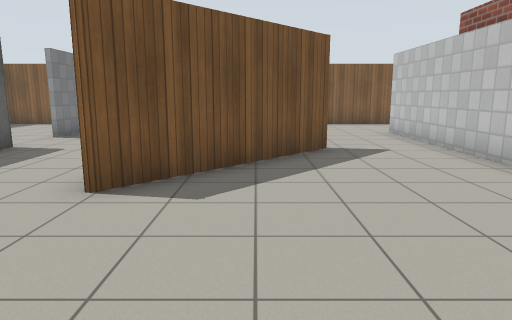
view 1 (above)

15 first-person views from a walk through a world built for the Gazebo simulator. The camera is 1.2 m above the floor, tilts 10° down and sees 70° across. The floor is counted in squares, 1 m on a side. Each view is taken from the middle of a square. On the plan, view 1 faces up. The plan holds only what a view shows up to about 14 squares ahead; the rest is blank. Simple patterns stand in for the simulator's built-in surfaces. Simple shapes stand in for some stock models. Surface patterns are stand-ins for the level's own textures.

view 2
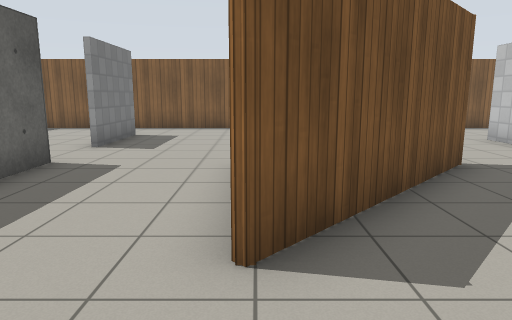

view 3
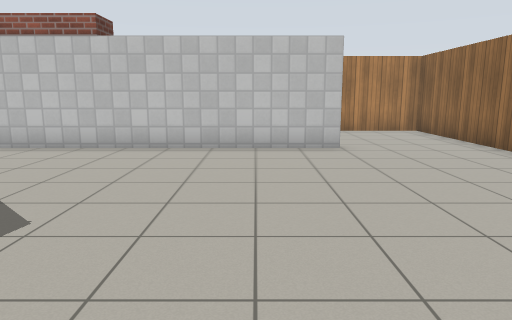

view 4
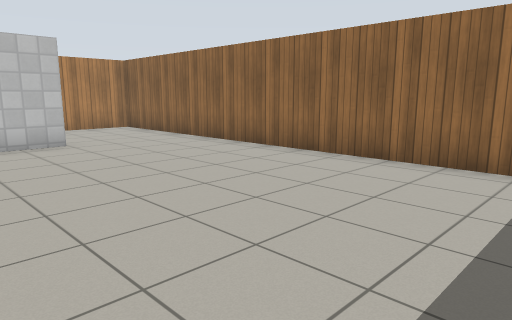

view 5
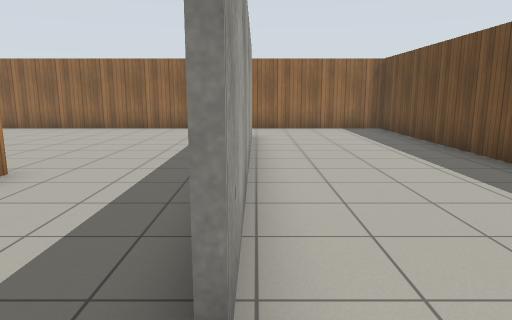

view 6
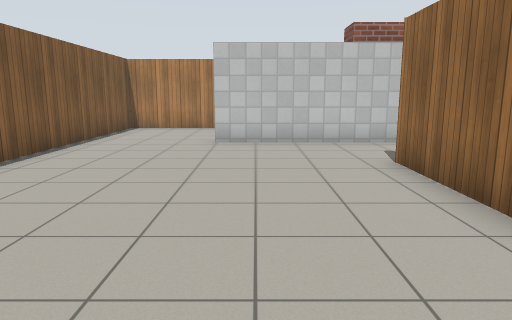

view 7
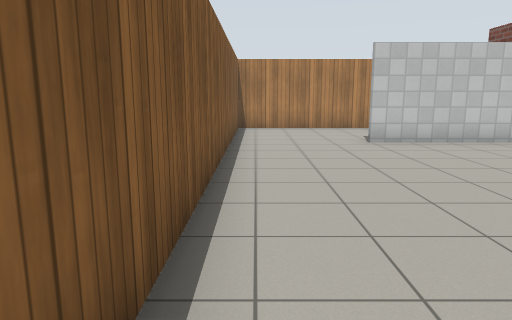

view 8
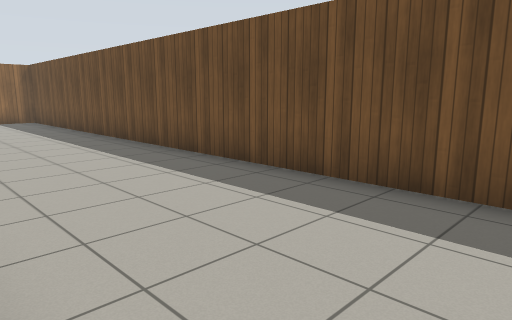

view 9
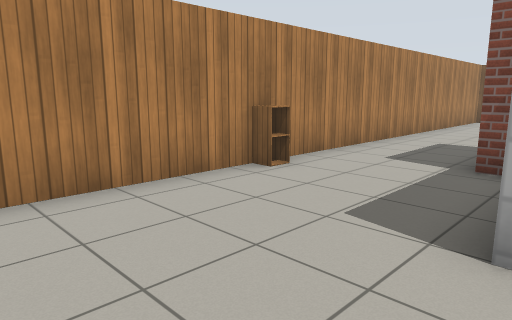

view 10
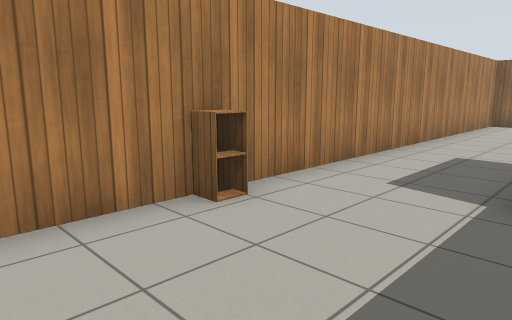

view 11
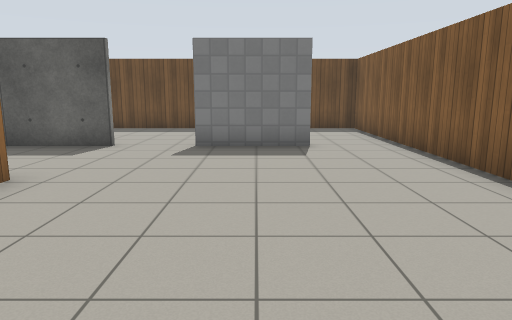

view 12
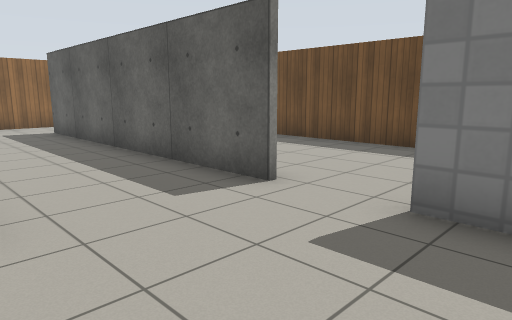

view 13
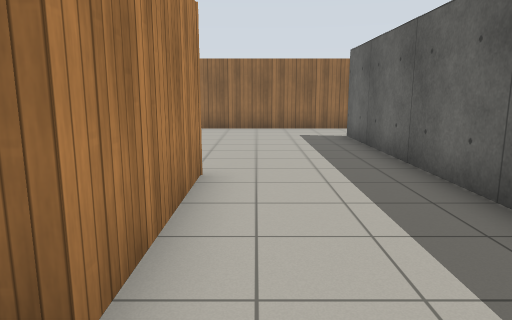

view 14
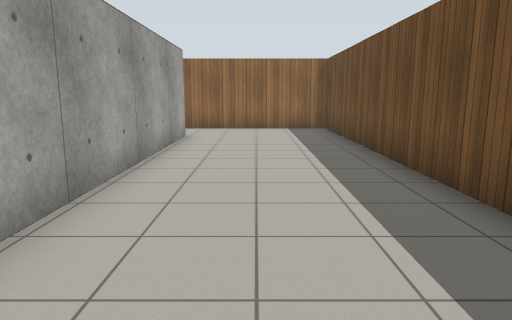

view 15
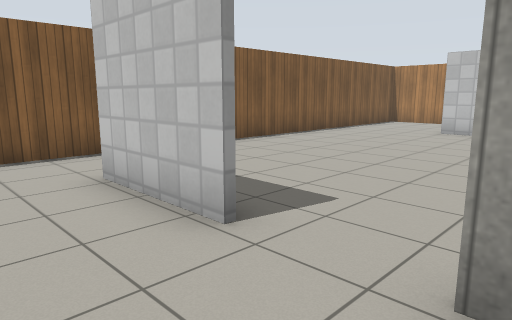

### Floor plan
Points are (right, up) in squares from view 1. A wall is a line through its corners. A room is listed if a view was taken in it or the views show most of it. See-through windows are left out.
Room 1 (views 1, 2, 3, 4, 5, 6, 7, 8, 9, 10, 11, 12, 13, 14, 15)
walls: (-2.2, 4.3) (-2.2, 8.4) (1.7, 8.4) (-2.2, 4.3); (4.4, 9.4) (4.4, 12.1); (-5.7, 8.6) (-5.7, -1); (-5.9, 10.5) (-5.9, 13.4); (4.4, 0) (4.4, 5.5); (-5.9, -1) (-5.9, 8.6); (-5.7, 13.4) (-5.7, 10.5); (8.6, -3.5) (8.6, 15.7) (-10.6, 15.7) (-10.6, -3.5) (8.6, -3.5)
objects: brick block (5, 6) to (5, 9); cabinet (8, 10)

Where each view was taken, in squares from view 1:
view 1: 0 up, 0 right, facing up
view 2: 2 up, 2 left, facing up
view 3: 2 up, 4 left, facing right
view 4: 3 up, 5 left, facing down-right
view 5: 10 up, 6 left, facing down
view 6: 11 up, 5 left, facing right
view 7: 15 up, 5 left, facing right
view 8: 15 up, 6 left, facing down-left
view 9: 15 up, 4 right, facing down-right
view 10: 13 up, 5 right, facing down-right
view 11: 12 up, 3 right, facing left
view 12: 12 up, 2 left, facing down-left
view 13: 10 up, 3 left, facing down
view 14: 10 up, 8 left, facing down
view 15: 8 up, 8 left, facing up-right
